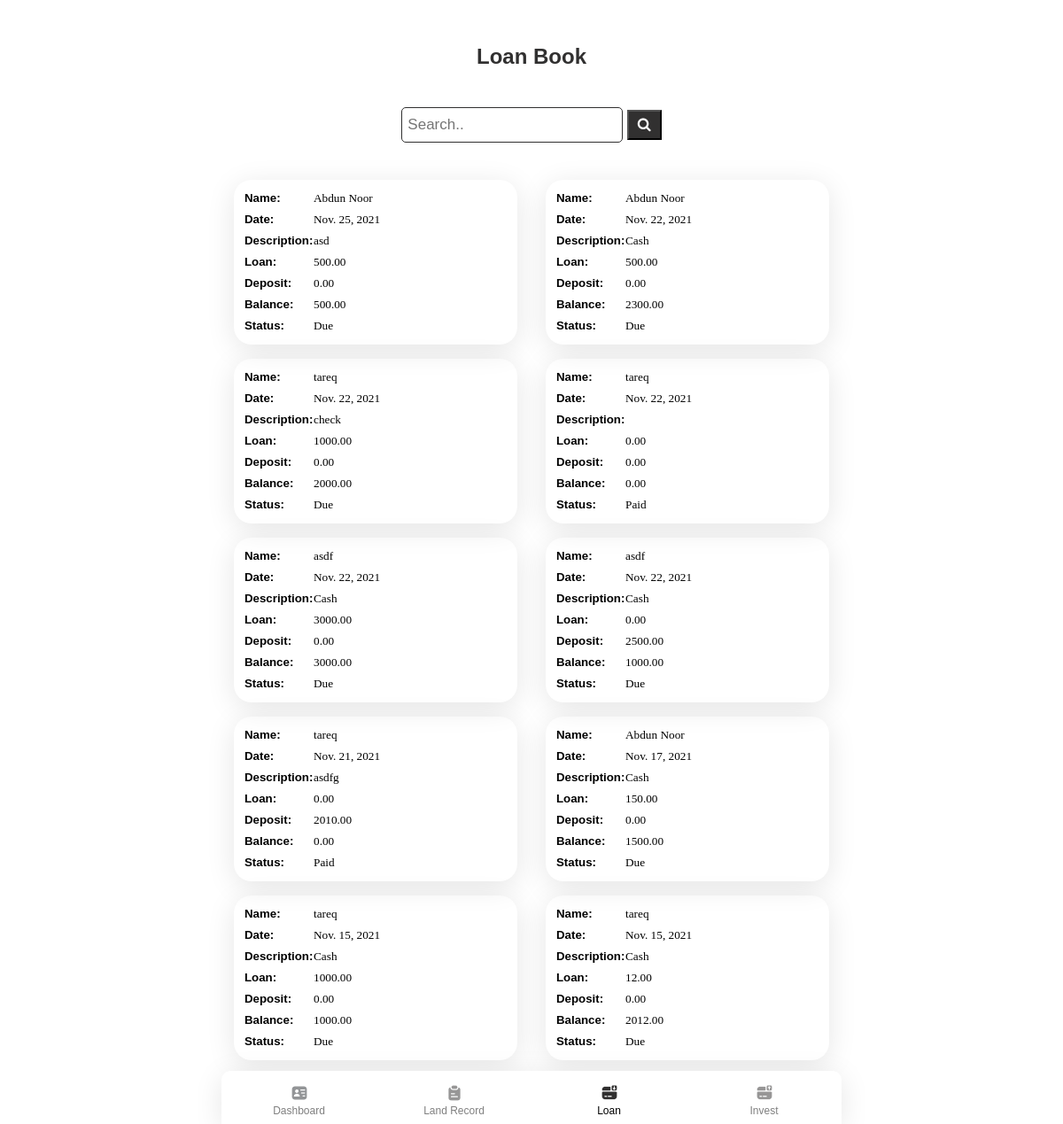
Screenshot of /loan/ (signed in) with the database file from the repository.
### app/models.py (models this page shows, shortened)
class Account(models.Model):
    debtor = models.ForeignKey(Debtor, on_delete=models.SET_NULL, blank=True, null=True)
    description = models.TextField(blank=True, null= True)
    loan = models.FloatField(default=0, null=True, blank=True)
    deposit = models.FloatField(default=0, null=True, blank=True)
    balance = models.FloatField(default=0, null=True, blank=True)
    date = models.DateField( default=datetime.date.today, blank=True, null=True)
    status = models.BooleanField(default=None, null=True, blank=False)

class Debtor(models.Model):
    debtorName = models.CharField(max_length=50)
    phone = models.CharField(max_length=15, blank=True, null= True)
    address = models.TextField(blank=True, null= True)
    img = models.ImageField(default='avatar.png', upload_to='pics')
    lender = models.ForeignKey(User, on_delete=models.SET_NULL, blank=True, null=True)
    totalbalance = models.FloatField(default=0, null=True, blank=True)

### app/views.py (the view)
# urls.py: path('loan/', views.loan, name='loan'),
@login_required(login_url='login')
def loan(request):
    profile = Debtor.objects.filter(lender=request.user.id).all()
    accounts = Account.objects.filter(debtor__in=profile).order_by('-date')
    return render(request, "app/loan.html",{
        "accounts":accounts,
    })

### app/templates/app/loan.html (shortened to what this page needs)
{% extends "app/layout.html" %}
{% block body %}
<header style="text-align: center;">
    <h2>Loan Book</h2>
    <div class="search-container">
        <form action="/action_page.php">
          <input type="text" placeholder="Search.." name="search">
          <button type="submit"><i class="fa fa-search"></i></button>
        </form>
      </div>
</header>
<div class="list-cards">
    {% for account in accounts %}
    <div class="card list">
        <h5>Name: <span class="lightword">{{ account.debtor.debtorName }}</span></h5>
        <h5>Date: <span class="lightword">{{ account.date }}</span></h5>
        <h5>Description: <span class="lightword">{{ account.description }}</span></h5>
        <h5>Loan: <span class="lightword">{{ account.loan|floatformat:2 }}</span></h5>
        <h5>Deposit: <span class="lightword">{{ account.deposit|floatformat:2 }}</span></h5>
        <h5>Balance: <span class="lightword">{{ account.balance|floatformat:2 }}</span></h5>
        <h5>Status: <span class="lightword">{% if account.status %} Paid {% else %} Due {% endif %}</span></h5>
    </div>
    {% endfor %}
</div>
{% endblock %}

### app/static/app/css/main.css (style rules this page uses)
* { margin: 0; padding: 0; box-sizing: border-box; font-family: 'Poppins', sans-serif; }
html, body { height: 100%; max-width: 700px; margin: auto; }
.modal-body form input[type="date"],input[type="text"], input[type="number"], .formContainer input[type="text"], input[type="password"], input[type="submit"] { width: 100%; height: 40px; margin: 5px 0 20px 0; border-radius: 5px; padding-left: 15px; border: 1px solid #E1E1E1; }
header { margin: 50px 20px 0 20px; color: #313030; }
.list-cards { display: grid; grid-template-columns: repeat(auto-fit, minmax(320px, max-content)); grid-gap: 12px; justify-content: center; margin-top: 20px; padding-bottom: 70px; }
.card { width: 320px; height: 117px; margin: 2px 10px; box-shadow: 0px 6px 32px rgba(0, 0, 0, 0.1); border-radius: 20px; }
.search-container input[type=text] { width: 250px; padding: 6px; margin-top: 8px; font-size: 17px; border: 1px solid #313030; }
.search-container button { padding: 6px 10px; margin-top: 8px; background: #313030; font-size: 16px; color: white; cursor: pointer; margin-left: 0; }
.list { padding: 12px; height: 186px; position: relative; }
.list h5 { margin-bottom: 6px; line-height: 18px; }
.lightword { font-family: Poppins; font-style: normal; font-weight: 500; position: absolute; left: 90px; }

### rows the page displays
Account: debtor.debtorName "Abdun Noor", date "Nov. 25, 2021", description "asd", loan "500.00", deposit "0.00", balance "500.00", status "Due"
Account: debtor.debtorName "Abdun Noor", date "Nov. 22, 2021", description "Cash", loan "500.00", deposit "0.00", balance "2300.00", status "Due"
Account: debtor.debtorName "tareq", date "Nov. 22, 2021", description "check", loan "1000.00", deposit "0.00", balance "2000.00", status "Due"
Account: debtor.debtorName "tareq", date "Nov. 22, 2021", loan "0.00", deposit "0.00", balance "0.00", status "Paid"
Account: debtor.debtorName "asdf", date "Nov. 22, 2021", description "Cash", loan "3000.00", deposit "0.00", balance "3000.00", status "Due"
Account: debtor.debtorName "asdf", date "Nov. 22, 2021", description "Cash", loan "0.00", deposit "2500.00", balance "1000.00", status "Due"
Account: debtor.debtorName "tareq", date "Nov. 21, 2021", description "asdfg", loan "0.00", deposit "2010.00", balance "0.00", status "Paid"
Account: debtor.debtorName "Abdun Noor", date "Nov. 17, 2021", description "Cash", loan "150.00", deposit "0.00", balance "1500.00", status "Due"
Account: debtor.debtorName "tareq", date "Nov. 15, 2021", description "Cash", loan "1000.00", deposit "0.00", balance "1000.00", status "Due"
Account: debtor.debtorName "tareq", date "Nov. 15, 2021", description "Cash", loan "12.00", deposit "0.00", balance "2012.00", status "Due"
